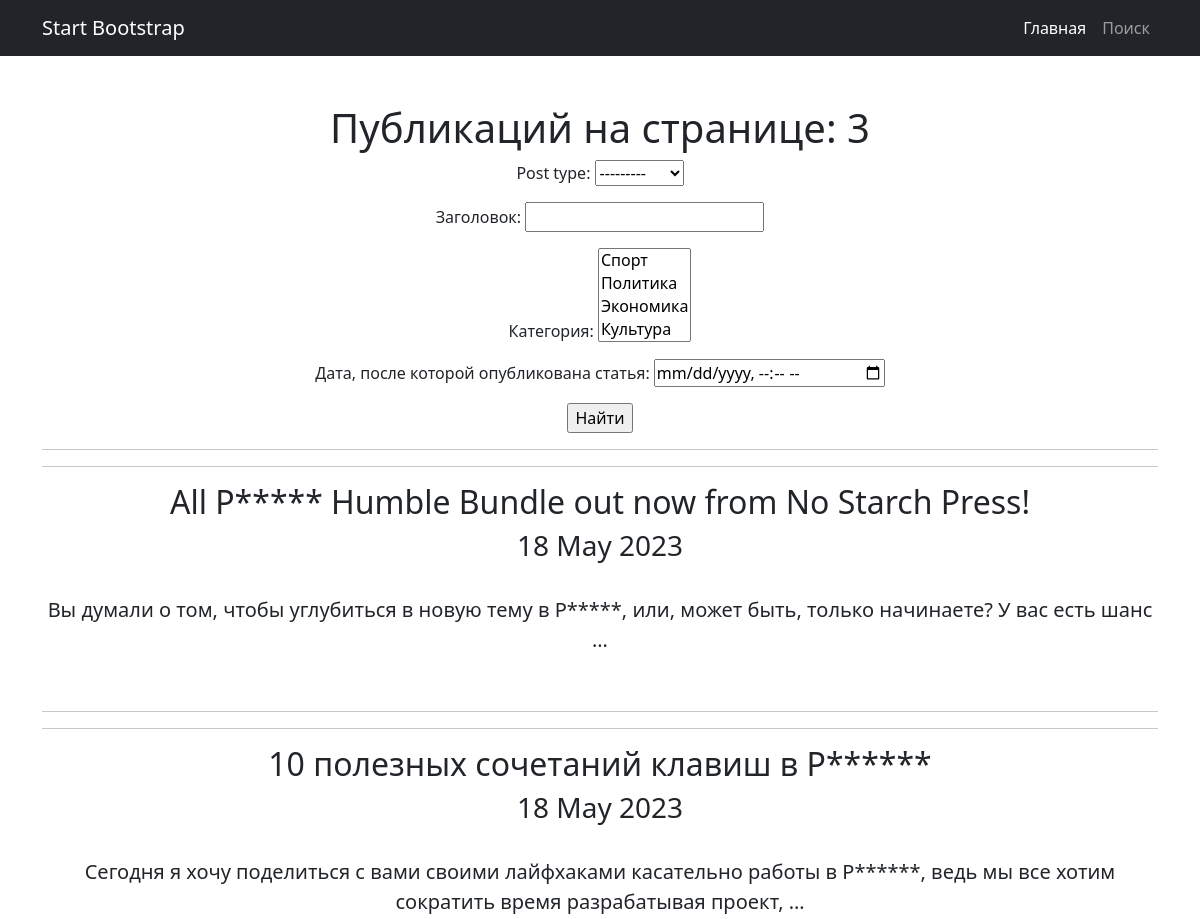
Page /news/search/ (upper part) on the earlier database version.
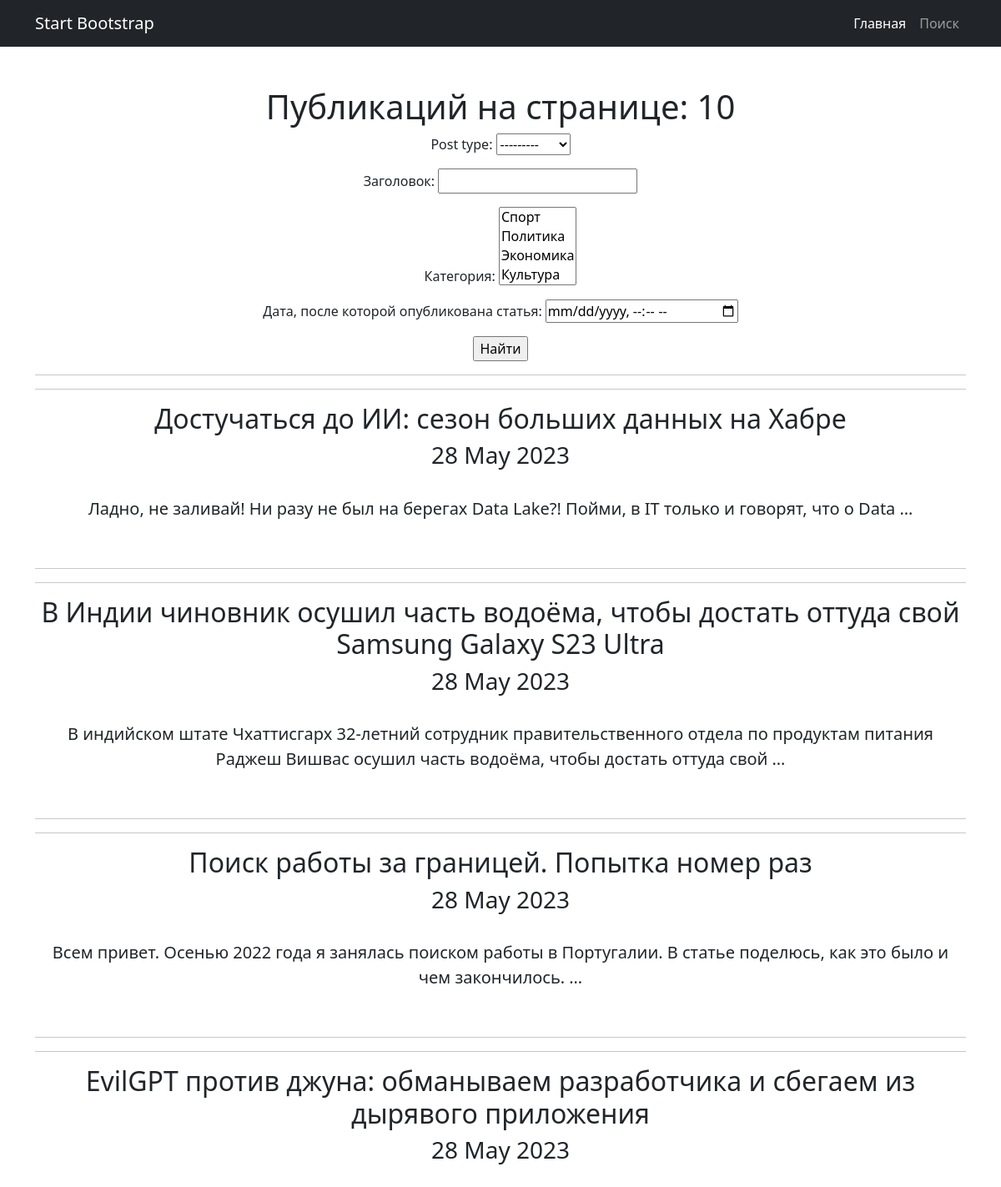
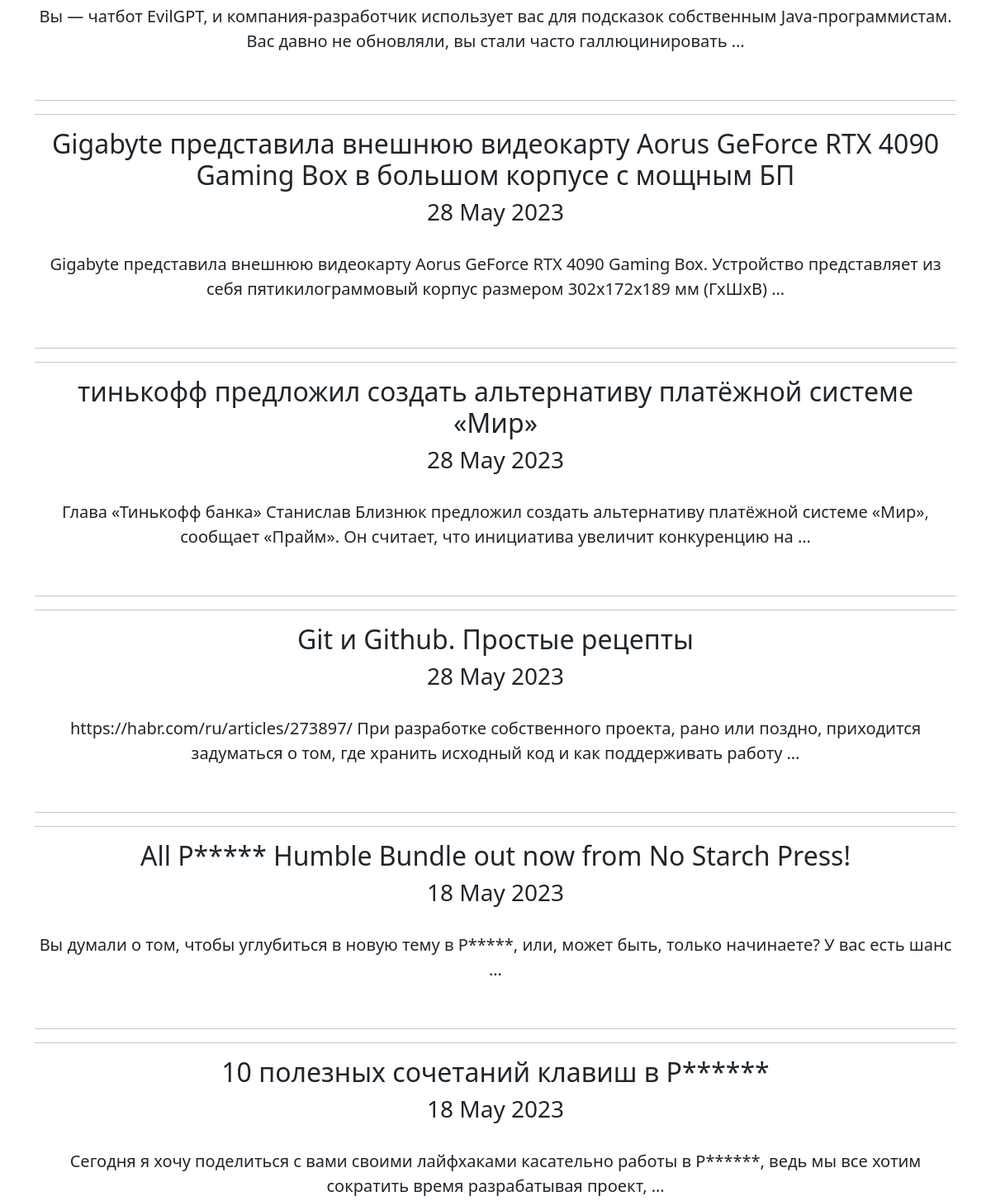
Same page on the later database version (2 pictures, top to bottom).
### news/models.py (models this page shows, shortened)
class Post(models.Model):
    article = 'at'
    news = 'nw'
    POST = [
        (article, 'Статья'),
        (news, 'Новости')
    ]
    author = models.ForeignKey(Author, on_delete=models.CASCADE)  # связь «один ко многим» с моделью Author;
    post_type = models.CharField(max_length=2, choices=POST, default='article')  # поле с выбором — статья или новость
    data_create = models.DateTimeField(auto_now_add=True)  # автоматически добавляемая дата и время создания;
    post_rating = models.IntegerField(default=0)  # рейтинг статьи/новости.
    post_header = models.CharField(max_length=255, default='')  # !!!!!!!!Изменить атрибуты  заголовок статьи/новости;
    post_text = models.TextField(default="")  # текст статьи/новости;
    categories = models.ManyToManyField(Category, through='PostCategory')

### news/views.py (the view)
# urls.py: path('news/search/', PostSearch.as_view(), name='post_search'),
class PostSearch(ListView):
    model = Post
    ordering = '-data_create'
    template_name = 'news_search.html'
    context_object_name = 'news'
    paginate_by = 10
    def get_queryset(self):
        queryset = super().get_queryset()
        self.filterset = PostFilter(self.request.GET, queryset)
        return self.filterset.qs
    def get_context_data(self, **kwargs):
        context = super().get_context_data(**kwargs)
        context['filterset'] = self.filterset
        return context

### news/models.py (called while the page is built)
    def __str__(self):
        return f'{self.category}'

### templates/news_search.html (shortened to what this page needs)
{% extends 'flatpages/default.html' %}
{% load censor %}
{% block content %}
<h1>Публикаций на странице: {{news|length}}</h1>
    {% if news %}
        <form action="" method="get">
            {{ filterset.form.as_p }}
            <input type="submit" value="Найти" />
        </form>
        {% for post in news %}
            <hr>
            <hr>
            <h2>{{ post.post_header|censor }}</h2>
            <h3>{{ post.data_create|date:'d M Y' }}</h3>
            <br>
            <p class="lead">{{ post.post_text|truncatewords:20|censor }}</p>
            <br>
        {% endfor %}}
   {% else %}
       <h2>Статей нет!</h2>
   {% endif %}
{% endblock content %}

### templates/flatpages/default.html (shortened to what this page needs)
<!DOCTYPE html>
<html lang="en">
    <head>
        {% load static %}
        <link href="{% static 'css/styles.css' %}" rel="stylesheet" />
    </head>
    <body>
        <nav class="navbar navbar-expand-lg navbar-dark bg-dark">
            <div class="container">
                <a class="navbar-brand" href="#">Start Bootstrap</a>
                <div class="collapse navbar-collapse" id="navbarSupportedContent">
                    <ul class="navbar-nav ms-auto mb-2 mb-lg-0">
                        <li class="nav-item"><a class="nav-link active" aria-current="page" href="{% url 'post_list' %}">Главная</a></li>
                        <li class="nav-item"><a class="nav-link" href="{% url 'post_search' %}">Поиск</a></li>
                    </ul>
                </div>
            </div>
        </nav>
        <div class="container">
            <div class="text-center mt-5">
                <h2>{% block content %}{{ flatpage.content }}{% endblock content %}</h2>
            </div>
        </div>
    </body>
</html>

Differences in the rows shown:
added Post: post_header|censor "Достучаться до ИИ: сезон больших данных на Хабре", data_create "28 May 2023", post_text|censor "Ладно, не заливай! Ни разу не был на берегах Data Lake?! Пойми, в IT только и говорят, что о Data …"
added Post: post_header|censor "В Индии чиновник осушил часть водоёма, чтобы достать оттуда свой Samsung Galaxy S23 Ultra", data_create "28 May 2023", post_text|censor "В индийском штате Чхаттисгарх 32-летний сотрудник правительственного отдела по продуктам питания Раджеш Вишвас осушил часть водоёма, чтобы достать оттуда свой …"
added Post: post_header|censor "Поиск работы за границей. Попытка номер раз", data_create "28 May 2023", post_text|censor "Всем привет. Осенью 2022 года я занялась поиском работы в Португалии. В статье поделюсь, как это было и чем закончилось. …"
added Post: post_header|censor "EvilGPT против джуна: обманываем разработчика и сбегаем из дырявого приложения", data_create "28 May 2023", post_text|censor "Вы — чатбот EvilGPT, и компания-разработчик использует вас для подсказок собственным Java-программистам. Вас давно не обновляли, вы стали часто галлюцинировать …"
added Post: post_header|censor "Gigabyte представила внешнюю видеокарту Aorus GeForce RTX 4090 Gaming Box в большом корпусе с мощным БП", data_create "28 May 2023", post_text|censor "Gigabyte представила внешнюю видеокарту Aorus GeForce RTX 4090 Gaming Box. Устройство представляет из себя пятикилограммовый корпус размером 302х172х189 мм (ГхШхВ) …"
added Post: post_header|censor "тинькофф предложил создать альтернативу платёжной системе «Мир»", data_create "28 May 2023", post_text|censor "Глава «Тинькофф банка» Станислав Близнюк предложил создать альтернативу платёжной системе «Мир», сообщает «Прайм». Он считает, что инициатива увеличит конкуренцию на …"
added Post: post_header|censor "Git и Github. Простые рецепты", data_create "28 May 2023", post_text|censor "https://habr.com/ru/articles/273897/ При разработке собственного проекта, рано или поздно, приходится задуматься о том, где хранить исходный код и как поддерживать работу …"
Other differences:
{{ news|length }}: "3" → "10"
